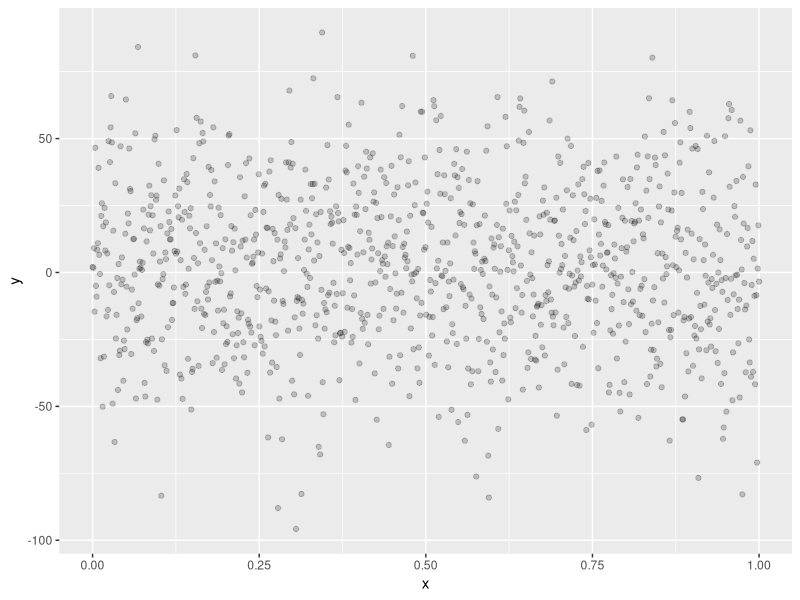

Here is the R script that generated this plot:
library(data.table)
library(ggplot2)

xs <- seq(from = 0, to = 1, length.out = 1000)
ys <- exp(xs) + rnorm(1000, sd = 30)
dt <- data.table(x = xs, y = ys)

ggplot(data = dt, aes(x, y)) +
  geom_point(alpha = 0.2)

cor(dt[["x"]], dt[["y"]], method = "pearson")

m1 <- lm(y ~ x, data = dt)
predict(m1, data.table(x = 0.4))

summary(m1)
